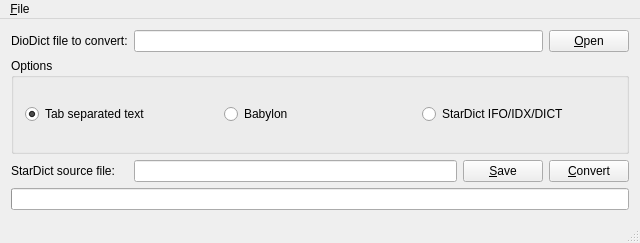
<?xml version="1.0" encoding="UTF-8"?>
<ui version="4.0">
 <class>MainWindow</class>
 <widget class="QMainWindow" name="MainWindow">
  <property name="geometry">
   <rect>
    <x>0</x>
    <y>0</y>
    <width>640</width>
    <height>243</height>
   </rect>
  </property>
  <property name="windowTitle">
   <string>JisikStar</string>
  </property>
  <widget class="QWidget" name="centralWidget">
   <layout class="QGridLayout" name="gridLayout">
    <item row="2" column="3">
     <widget class="QPushButton" name="btnConvert">
      <property name="text">
       <string>&amp;Convert</string>
      </property>
     </widget>
    </item>
    <item row="2" column="1">
     <widget class="QLineEdit" name="txtStarDictFile"/>
    </item>
    <item row="2" column="2">
     <widget class="QPushButton" name="btnSave">
      <property name="text">
       <string>&amp;Save</string>
      </property>
     </widget>
    </item>
    <item row="0" column="1" colspan="2">
     <widget class="QLineEdit" name="txtDiodictFile"/>
    </item>
    <item row="0" column="3">
     <widget class="QPushButton" name="btnOpen">
      <property name="text">
       <string>&amp;Open</string>
      </property>
     </widget>
    </item>
    <item row="2" column="0">
     <widget class="QLabel" name="label_2">
      <property name="text">
       <string>StarDict source file:</string>
      </property>
     </widget>
    </item>
    <item row="0" column="0">
     <widget class="QLabel" name="label">
      <property name="text">
       <string>DioDict file to convert:</string>
      </property>
     </widget>
    </item>
    <item row="1" column="0" colspan="4">
     <widget class="QGroupBox" name="groupBox">
      <property name="title">
       <string>Options</string>
      </property>
      <layout class="QGridLayout" name="gridLayout_2">
       <item row="0" column="0">
        <widget class="QRadioButton" name="rdTab">
         <property name="text">
          <string>Tab separated text</string>
         </property>
         <property name="checked">
          <bool>true</bool>
         </property>
        </widget>
       </item>
       <item row="0" column="1">
        <widget class="QRadioButton" name="rdBabylon">
         <property name="text">
          <string>Babylon</string>
         </property>
        </widget>
       </item>
       <item row="0" column="2">
        <widget class="QRadioButton" name="rdStardict">
         <property name="text">
          <string>StarDict IFO/IDX/DICT</string>
         </property>
        </widget>
       </item>
      </layout>
     </widget>
    </item>
    <item row="3" column="0" colspan="4">
     <widget class="QProgressBar" name="progressBar">
      <property name="maximum">
       <number>1</number>
      </property>
      <property name="value">
       <number>0</number>
      </property>
      <property name="textVisible">
       <bool>false</bool>
      </property>
     </widget>
    </item>
   </layout>
  </widget>
  <widget class="QMenuBar" name="menuBar">
   <property name="geometry">
    <rect>
     <x>0</x>
     <y>0</y>
     <width>640</width>
     <height>22</height>
    </rect>
   </property>
   <widget class="QMenu" name="menu_File">
    <property name="title">
     <string>&amp;File</string>
    </property>
    <addaction name="action_Open"/>
    <addaction name="action_Convert"/>
    <addaction name="action_Exit"/>
   </widget>
   <addaction name="menu_File"/>
  </widget>
  <widget class="QStatusBar" name="statusBar"/>
  <action name="action_Open">
   <property name="text">
    <string>&amp;Open</string>
   </property>
  </action>
  <action name="action_Convert">
   <property name="text">
    <string>&amp;Convert</string>
   </property>
  </action>
  <action name="action_Exit">
   <property name="text">
    <string>&amp;Exit</string>
   </property>
  </action>
 </widget>
 <layoutdefault spacing="6" margin="11"/>
 <resources/>
 <connections/>
</ui>
